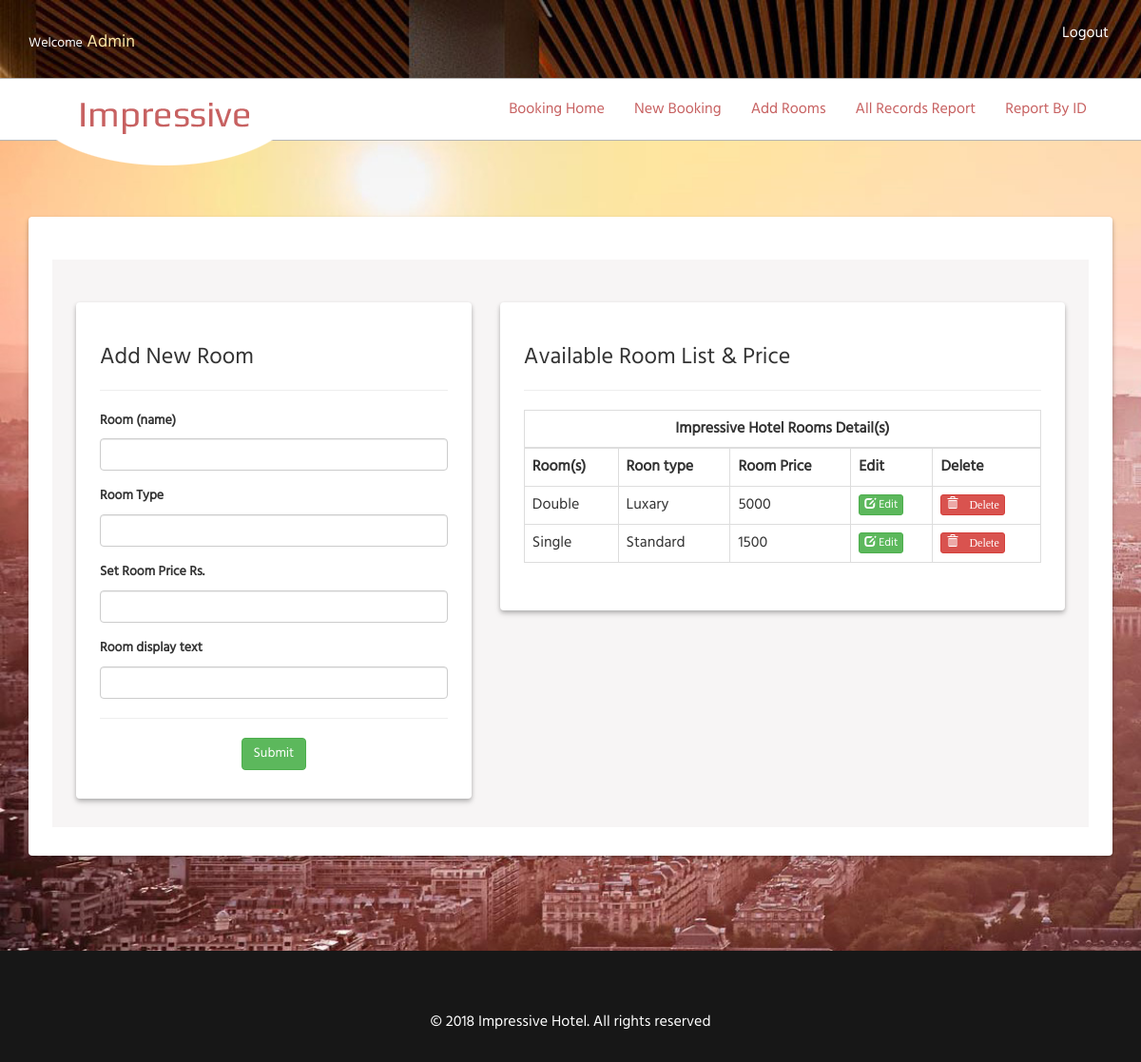
The page /addrooms.php (signed in) on the database its author committed.
### tables this page shows
CREATE TABLE `roomsandprice` (
  `id` int(11) NOT NULL,
  `roomname` text NOT NULL,
  `roomtype` text NOT NULL,
  `roomprice` text NOT NULL,
  `roomdisplaytext` text NOT NULL
);

### addrooms.php (the view, shortened to what this page needs)
<?php
require_once 'db_config.php';
?>
<?php require_once"include/admin-header.php";?>
<div style="padding-top:30px;"></div>
<div class="container">
<div class="card5">
<div class="card6">
<div class="row">
<div class="col-sm-5">
<form method="post" enctype="multipart/form-data">
<div class="card5">
	<h3>Add New Room </h3>
	<hr>
<div class="form-group">
<label>Room (name) </label>
<input type="text" name="txt_rn" class="form-control" required="" value="">
</div>
<div class="form-group">
<label>Room Type</label>
<input type="text" name="txt_rt" class="form-control"  value="">
</div>
<div class="form-group">
<label>Set Room Price Rs.</label>
<input type="text" name="txt_rp" class="form-control"  value="" onkeypress="return mask(this,event);">
</div>
<div class="form-group">
<label>Room display text</label>
<input type="text" name="txt_rdt" class="form-control"  value="" >
</div>
<hr>
<center>
<input type="submit" name="save" value="Submit" class="btn btn-success">
</center>
</form>
</div>
</div>
<div class="col-sm-7">
<div class="card5">
	<h3>Available Room List & Price</h3>
	<hr>
<form>
	<table class="table table-bordered">
<thead style="text-align:center">
<tr >
<th colspan="12" style="text-align:center">Impressive Hotel Rooms Detail(s)</th>
</tr>
</thead>
<tbody>
<tr>
<th>Room(s)</th>
<th>Roon type</th>
<th>Room Price</th>
<th>Edit</th>
<th>Delete</th>
</tr>
<tr>
<?php
$stmt = $DB_con->prepare('SELECT * FROM roomsandprice  ORDER BY id DESC LIMIT 5 ');
$stmt->execute();
if($stmt->rowCount() > 0)
{
while($res=$stmt->fetch(PDO::FETCH_ASSOC))
{
extract($res);
?>
<td><?php echo $roomname;?></td>
<td><?php echo $roomtype;?></td>
<td><?php echo $roomprice;?></td>
<td><a href="updaterooms.php?editid=<?php echo $id;?>" class="btn btn-success btn-xs"><span class="glyphicon glyphicon-edit"></span> Edit</a></td>
<td><a href="deleteroom.php?deleteid=<?php echo $id;?>" class="btn btn-danger btn-xs"><span class="glyphicon glyphicon-trash"> Delete</a></td>
</tr>
<?php
}
}
else
{
?>
<div class="well">
No record found
</div>
<?php
}
?>
</tbody>
</table>
</form>
</div>
</div>
</div>
</div>
</div>
</div>
<?php require_once"include/admin-footer.php";?>

### css/style.css (style rules this page uses)
h4, h5, h6, h1, h2, h3 { margin: 0; }
html, body { font-family: 'Hind-Regular'; font-size: 100%; background:#fff; }
a { text-decoration: none; }
.table > thead > tr > th, .table > tbody > tr > th, .table > tfoot > tr > th, .table > thead > tr > td, .table > tbody > tr > td, .table > tfoot > tr > td { padding: 8px; line-height: 1.42857143; vertical-align: top; border-top: none; }
.card5 { padding:45px 25px 30px 25px; width:100%; height:auto; box-shadow: 0 2px 4px 0 rgba(0, 0, 0, 0.2), 0 4px 6px 0 rgba(0, 0, 0, 0.12); background-color: #fff; border-radius:4px; }
.card6 { padding:45px 25px 30px 25px; width:100%; height:auto; background-color: #f7f5f5; border-radius:0px; }
.form-control { text-decoration:none; font-weight:bold; color:#CE7676; }
label { font-size:14px; margin-bottom:0px; }
.form-control { font-size:14px; margin-bottom:8px; margin-top:8px; }

### rows shown on the page
roomsandprice: roomname "Double", roomtype "Luxary", roomprice "5000"
roomsandprice: roomname "Single", roomtype "Standard", roomprice "1500"

### other values the page prints
$_SESSION['login_user'] "Admin"
